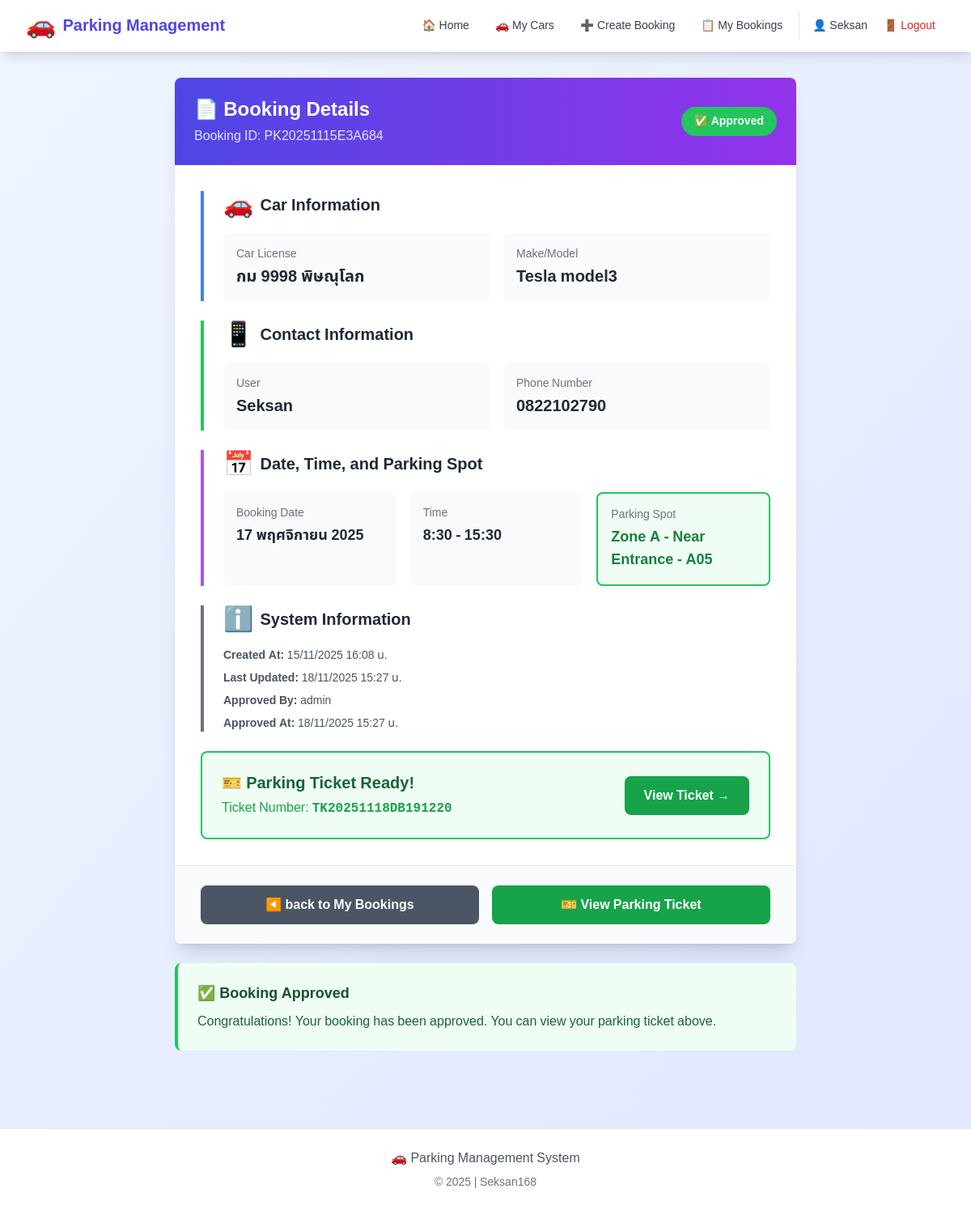
Page /booking/PK20251115E3A684/ (signed in) on the committed database.
### bookings/models.py (models this page shows, shortened)
class Booking(models.Model):
    STATUS_CHOICES = [
        ('WAITING', 'Waiting for Approval'),
        ('APPROVED', 'Approved'),
        ('REJECTED', 'Rejected'),
        ('CANCELLED', 'Cancelled'),
    ]
    booking_id = models.CharField(max_length=20, unique=True, editable=False, verbose_name='Booking ID')
    user = models.ForeignKey(User, on_delete=models.CASCADE, verbose_name='Booked By')
    user_car = models.ForeignKey(
        'UserCar', on_delete=models.SET_NULL,
        null=True, blank=True, verbose_name='Selected Car'
    )
    parking_spot = models.ForeignKey(
        ParkingSpot, on_delete=models.SET_NULL,
        null=True, blank=True, verbose_name='Parking Spot'
    )
    car_license = models.CharField(max_length=20, verbose_name='License Plate')
    car_model = models.CharField(max_length=100, verbose_name='Brand/Model')
    phone_number = models.CharField(max_length=15, verbose_name='Phone Number')
    booking_date = models.DateField(verbose_name='Booking Date')
    start_time = models.TimeField(verbose_name='Start Time')
    end_time = models.TimeField(verbose_name='End Time')
    status = models.CharField(
        max_length=10, choices=STATUS_CHOICES,
        default='WAITING', verbose_name='Status'
    )
    note = models.TextField(blank=True, verbose_name='Notes')
    created_at = models.DateTimeField(auto_now_add=True, verbose_name='Created At')
    updated_at = models.DateTimeField(auto_now=True, verbose_name='Updated At')
    approved_by = models.ForeignKey(
        User, on_delete=models.SET_NULL, null=True, blank=True,
        related_name='approved_bookings', verbose_name='Approved By'
    )
    approved_at = models.DateTimeField(null=True, blank=True, verbose_name='Approved At')
    class Meta:
        ordering = ['-created_at']
        verbose_name = 'Parking Booking'
        verbose_name_plural = 'Parking Bookings'

class ParkingSpot(models.Model):
    ZONE_CHOICES = [
        ('A', 'Zone A - Near Entrance'),
        ('B', 'Zone B - Middle Area'),
        ('C', 'Zone C - Back Area'),
    ]
    spot_number = models.CharField(max_length=10, unique=True, verbose_name='Spot Number')
    zone = models.CharField(max_length=1, choices=ZONE_CHOICES, verbose_name='Zone')
    is_available = models.BooleanField(default=True, verbose_name='Available')
    class Meta:
        ordering = ['zone', 'spot_number']
        verbose_name = 'Parking Spot'
        verbose_name_plural = 'Parking Spots'
    def __str__(self):
        return f"{self.get_zone_display()} - {self.spot_number}"

class Ticket(models.Model):
    ticket_number = models.CharField(max_length=20, unique=True, editable=False, verbose_name='Ticket Number')
    booking = models.OneToOneField(Booking, on_delete=models.CASCADE, verbose_name='Booking')
    qr_code = models.CharField(max_length=200, blank=True, verbose_name='QR Code')
    issued_at = models.DateTimeField(auto_now_add=True, verbose_name='Issued At')
    class Meta:
        ordering = ['-issued_at']
        verbose_name = 'Parking Ticket'
        verbose_name_plural = 'Parking Tickets'

### bookings/views.py (the view)
# urls.py: path('booking/<str:booking_id>/', views.booking_detail, name='booking_detail'),
@login_required
def booking_detail(request, booking_id):
    booking = get_object_or_404(Booking, booking_id=booking_id, user=request.user)
    ticket = None
    if booking.status == 'APPROVED':
        try:
            ticket = Ticket.objects.get(booking=booking)
        except Ticket.DoesNotExist:
            ticket = None
    return render(request, 'bookings/booking_detail.html', {
        'booking': booking,
        'ticket': ticket
    })

### bookings/templates/bookings/booking_detail.html (shortened to what this page needs)
{% extends 'bookings/base.html' %}
{% block content %}
<div class="max-w-3xl mx-auto">
    <div class="bg-white rounded-lg shadow-xl overflow-hidden">
        <div class="bg-gradient-to-r from-indigo-600 to-purple-600 p-6 text-white">
            <div class="flex items-center justify-between">
                <div>
                    <h1 class="text-2xl font-bold mb-1">📄 Booking Details</h1>
                    <p class="text-indigo-100">Booking ID: {{ booking.booking_id }}</p>
                </div>
                <div>
                    <span class="inline-block px-4 py-2 rounded-full text-sm font-bold
                        {% if booking.status == 'APPROVED' %}bg-green-500
                        {% elif booking.status == 'WAITING' %}bg-yellow-500
                        {% elif booking.status == 'REJECTED' %}bg-red-500
                        {% else %}bg-gray-500{% endif %}">
                        {% if booking.status == 'APPROVED' %}✅ Approved
                        {% elif booking.status == 'WAITING' %}⏳ Waiting Approval
                        {% elif booking.status == 'REJECTED' %}❌ Rejected
                        {% else %}⚫ Canceled{% endif %}
                    </span>
                </div>
            </div>
        </div>
        <div class="p-8 space-y-6">
            <div class="border-l-4 border-blue-500 pl-6">
                <h2 class="text-xl font-bold text-gray-800 mb-4 flex items-center">
                    <span class="text-3xl mr-2">🚗</span> Car Information
                </h2>
                <div class="grid grid-cols-1 md:grid-cols-2 gap-4">
                    <div class="bg-gray-50 p-4 rounded-lg">
                        <p class="text-sm text-gray-500 mb-1">Car License</p>
                        <p class="text-xl font-bold text-gray-800">{{ booking.car_license }}</p>
                    </div>
                    <div class="bg-gray-50 p-4 rounded-lg">
                        <p class="text-sm text-gray-500 mb-1">Make/Model</p>
                        <p class="text-xl font-bold text-gray-800">{{ booking.car_model }}</p>
                    </div>
                </div>
            </div>
            <div class="border-l-4 border-green-500 pl-6">
                <h2 class="text-xl font-bold text-gray-800 mb-4 flex items-center">
                    <span class="text-3xl mr-2">📱</span> Contact Information
                </h2>
                <div class="grid grid-cols-1 md:grid-cols-2 gap-4">
                    <div class="bg-gray-50 p-4 rounded-lg">
                        <p class="text-sm text-gray-500 mb-1">User</p>
                        <p class="text-xl font-bold text-gray-800">{{ booking.user.username }}</p>
                    </div>
                    <div class="bg-gray-50 p-4 rounded-lg">
                        <p class="text-sm text-gray-500 mb-1">Phone Number</p>
                        <p class="text-xl font-bold text-gray-800">{{ booking.phone_number }}</p>
                    </div>
                </div>
            </div>
            <div class="border-l-4 border-purple-500 pl-6">
                <h2 class="text-xl font-bold text-gray-800 mb-4 flex items-center">
                    <span class="text-3xl mr-2">📅</span> Date, Time, and Parking Spot
                </h2>
                <div class="grid grid-cols-1 md:grid-cols-3 gap-4">
                    <div class="bg-gray-50 p-4 rounded-lg">
                        <p class="text-sm text-gray-500 mb-1">Booking Date</p>
                        <p class="text-lg font-bold text-gray-800">{{ booking.booking_date }}</p>
                    </div>
                    <div class="bg-gray-50 p-4 rounded-lg">
                        <p class="text-sm text-gray-500 mb-1">Time</p>
                        <p class="text-lg font-bold text-gray-800">{{ booking.start_time }} - {{ booking.end_time }}</p>
                    </div>
                    {% if booking.parking_spot %}
                        <div class="bg-green-50 p-4 rounded-lg border-2 border-green-500">
                            <p class="text-sm text-gray-500 mb-1">Parking Spot   </p>
                            <p class="text-lg font-bold text-green-700">{{ booking.parking_spot }}</p>
                        </div>
                    {% else %}
                        <div class="bg-gray-50 p-4 rounded-lg">
                            <p class="text-sm text-gray-500 mb-1">Parking Spot</p>
                            <p class="text-lg font-bold text-gray-400">Not Assigned</p>
                        </div>
                    {% endif %}
                </div>
            </div>
            <div class="border-l-4 border-gray-500 pl-6">
                <h2 class="text-xl font-bold text-gray-800 mb-4 flex items-center">
                    <span class="text-3xl mr-2">ℹ️</span> System Information
                </h2>
                <div class="space-y-2 text-sm text-gray-600">
                    <p><strong>Created At:</strong> {{ booking.created_at|date:"d/m/Y H:i" }} น.</p>
                    <p><strong>Last Updated:</strong> {{ booking.updated_at|date:"d/m/Y H:i" }} น.</p>
                    {% if booking.approved_by %}
                        <p><strong>Approved By:</strong> {{ booking.approved_by.username }}</p>
                        <p><strong>Approved At:</strong> {{ booking.approved_at|date:"d/m/Y H:i" }} น.</p>
                    {% endif %}
                </div>
            </div>
            {% if ticket %}
                <div class="bg-green-50 border-2 border-green-500 rounded-lg p-6">
                    <div class="flex items-center justify-between">
                        <div>
                            <h3 class="text-xl font-bold text-green-800 mb-1">🎫 Parking Ticket Ready!</h3>
                            <p class="text-green-600">Ticket Number: <span class="font-mono font-bold">{{ ticket.ticket_number }}</span></p>
                        </div>
                        <a href="{% url 'view_ticket' booking.booking_id %}"
                           class="bg-green-600 text-white px-6 py-3 rounded-lg font-bold hover:bg-green-700 transition-colors duration-200">
                            View Ticket →
                        </a>
                    </div>
                </div>
            {% elif booking.status == 'APPROVED' %}
                <div class="bg-yellow-50 border-2 border-yellow-500 rounded-lg p-6 text-center">
                    <div class="text-4xl mb-2">⏳</div>
                    <p class="text-yellow-800 font-semibold">Ticket is being processed...</p>
                </div>
            {% endif %}
        </div>
        <div class="bg-gray-50 px-8 py-6 border-t">
            <div class="flex space-x-4">
                <a href="{% url 'my_bookings' %}"
                   class="flex-1 bg-gray-600 text-white px-6 py-3 rounded-lg font-bold hover:bg-gray-700 transition-colors duration-200 text-center">
                    ◀️ back to My Bookings
                </a>
                {% if booking.status == 'APPROVED' and ticket %}
                    <a href="{% url 'view_ticket' booking.booking_id %}"
                       class="flex-1 bg-green-600 text-white px-6 py-3 rounded-lg font-bold hover:bg-green-700 transition-colors duration-200 text-center">
                        🎫 View Parking Ticket
                    </a>
                {% endif %}
            </div>
        </div>
    </div>
    <div class="mt-6">
        {% if booking.status == 'WAITING' %}
            <div class="bg-yellow-50 border-l-4 border-yellow-500 p-6 rounded-lg">
                <h3 class="font-bold text-yellow-900 mb-2 text-lg">⏳ Waiting for Approval</h3>
                <p class="text-yellow-800">Your booking is awaiting approval from the staff. Please wait...</p>
            </div>
        {% elif booking.status == 'REJECTED' %}
            <div class="bg-red-50 border-l-4 border-red-500 p-6 rounded-lg">
                <h3 class="font-bold text-red-900 mb-2 text-lg">❌ Booking Rejected</h3>
                <p class="text-red-800">Sorry, your booking was not approved. For more information, please contact the staff.</p>
            </div>
        {% elif booking.status == 'APPROVED' %}
            <div class="bg-green-50 border-l-4 border-green-500 p-6 rounded-lg">
                <h3 class="font-bold text-green-900 mb-2 text-lg">✅ Booking Approved</h3>
                <p class="text-green-800">Congratulations! Your booking has been approved. You can view your parking ticket above.</p>
            </div>
        {% endif %}
    </div>
</div>
{% endblock %}

### bookings/templates/bookings/base.html (shortened to what this page needs)
<!DOCTYPE html>
<html lang="th">
  <head>
    <script src="https://cdn.tailwindcss.com"></script>
  </head>
  <body class="bg-gradient-to-br from-blue-50 to-indigo-100 min-h-screen">
    <nav class="bg-white shadow-lg sticky top-0 z-50">
      <div class="max-w-7xl mx-auto px-4 sm:px-6 lg:px-8">
        <div class="flex justify-between h-16">
          <div class="flex items-center">
            <a href="{% url 'home' %}" class="flex items-center space-x-2">
              <span class="text-2xl sm:text-3xl">🚗</span>
              <span
                class="text-lg sm:text-xl font-bold text-indigo-600 truncate max-w-[150px] sm:max-w-none"
              >
                Parking Management
              </span>
            </a>
          </div>
          <div class="hidden lg:flex items-center space-x-2 xl:space-x-4">
            {% if user.is_authenticated %}
            <a
              href="{% url 'home' %}"
              class="nav-link text-gray-700 hover:text-indigo-600 hover:bg-indigo-50 px-3 py-2 rounded-md text-sm font-medium"
            >
              🏠 Home
            </a>
            <a
              href="{% url 'my_cars' %}"
              class="nav-link text-gray-700 hover:text-indigo-600 hover:bg-indigo-50 px-3 py-2 rounded-md text-sm font-medium"
            >
              🚗 My Cars
            </a>
            <a
              href="{% url 'create_booking' %}"
              class="nav-link text-gray-700 hover:text-indigo-600 hover:bg-indigo-50 px-3 py-2 rounded-md text-sm font-medium"
            >
              ➕ Create Booking
            </a>
            <a
              href="{% url 'my_bookings' %}"
              class="nav-link text-gray-700 hover:text-indigo-600 hover:bg-indigo-50 px-3 py-2 rounded-md text-sm font-medium"
            >
              📋 My Bookings
            </a>
            <div class="flex items-center space-x-2 border-l pl-4">
              <span class="text-gray-700 text-sm">👤 {{ user.username }}</span>
              <a
                href="{% url 'logout' %}"
                class="nav-link text-red-600 hover:text-red-700 hover:bg-red-50 px-3 py-2 rounded-md text-sm font-medium"
              >
                🚪 Logout
              </a>
            </div>
            {% endif %}
          </div>
        </div>
      </div>
    </nav>
    <main class="max-w-7xl mx-auto px-4 sm:px-6 lg:px-8 py-6 sm:py-8">
      {% block content %}{% endblock %}
    </main>
    <footer class="bg-white mt-12 sm:mt-16 py-6 border-t">
      <div class="max-w-7xl mx-auto px-4 sm:px-6 lg:px-8">
        <div class="text-center text-gray-600 text-sm sm:text-base">
          <p class="mb-2">🚗 Parking Management System</p>
          <p class="text-xs sm:text-sm text-gray-500">
            &copy; 2025 | Seksan168
          </p>
        </div>
      </div>
    </footer>
  </body>
</html>

### bookings/templates/bookings/base.html (style rules this page uses)
body { font-family: "Noto Sans Thai", sans-serif; }
.nav-link { transition: all 0.3s ease; }

### rows in the picture
Booking: booking_id "PK20251115E3A684", car_license "กม 9998 พิษณุโลก", car_model "Tesla model3", user.username "Seksan", phone_number "0822102790", booking_date "17 พฤศจิกายน 2025", start_time "8:30", end_time "15:30", parking_spot "Zone A - Near Entrance - A05", created_at "15/11/2025 16:08", updated_at "18/11/2025 15:27", approved_by.username "admin", approved_at "18/11/2025 15:27"
Ticket: ticket_number "TK20251118DB191220"

### other values in the picture
{{ user.username }} "Seksan"
